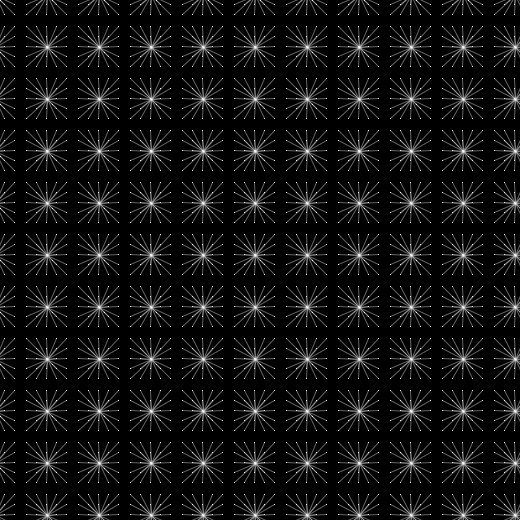
Frame 1 (no input)
Frame 60 (the mouse pressed at the canvas centre just before this capture): identical to frame 1, image omitted
Frame 120 (the mouse held since frame 60 and released just before this capture): identical to frame 1, image omitted

The Processing sketch that drew this single still picture (run headless with seeded random() and noise(); from frame 60 on, the mouse is pressed at the canvas centre):

// Processing sketch: CompSci_0_22_Fail_
// ── CompSci_0_22_Fail_.pde
int gridSize;

void setup() {
  size(520, 520);
  gridSize=width/(52/5);
}


void draw() {
  background(0);
  noStroke();
  fill(255);
  for (int x= 0; x<width+gridSize; x+=gridSize) {
    for (int y=0; y<height+gridSize; y+=gridSize) {
      noStroke();
      rect(x, y, 1, 1);
      stroke(255, 100);
      for (int x2=x-gridSize/2; x2<x+gridSize/2-5; x2+=gridSize/5) {
        for (int y2=y-gridSize/2; y2<y+gridSize/2-5; y2+=gridSize/5) {
          noStroke();
          rect(x2, y2, 1, 1);
          stroke(255, 100);
          line(x2,y2,x-5,y-5);
        }
      }
    }
  }
}
